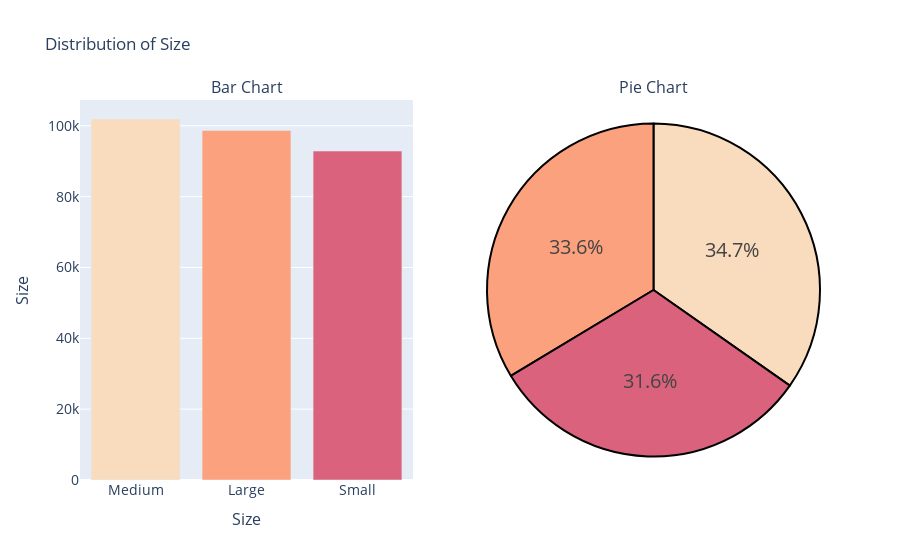

Notebook source saved alongside this figure:
### Code cell
colors = ['#F9DBBD','#FCA17D','#DA627D']
labels = train_df['Size'].value_counts().index
values = train_df['Size'].value_counts()

# Create Pie Chart
pie_chart = go.Figure(go.Pie(labels=labels, values = values))
pie_chart.update_traces(hoverinfo = 'label+value', textinfo = 'percent', textfont_size = 20,
                       marker=dict(colors=colors, line = dict(color='#000000', width=2)))

# Create Bar Chart
bar_chart = go.Figure(go.Bar(x = labels,y = values,marker_color=colors))

# Create Subplots

fig = sp.make_subplots(rows = 1,cols = 2, column_width = [0.5,0.5], specs = [[{'type':'bar'},{'type':'pie'}]],
                      subplot_titles = ('Bar Chart', 'Pie Chart'))

# Add charts to the subplot

fig.add_trace(bar_chart.data[0],row = 1,col = 1)
fig.add_trace(pie_chart.data[0],row = 1,col = 2)

# Update Layout

fig.update_layout(showlegend = False, title_text = 'Distribution of Size',
                 xaxis = dict(title = 'Size', titlefont_size = 16, tickfont_size = 14),
                 yaxis = dict(title = 'Size', titlefont_size = 16, tickfont_size = 14),
                 )

# show subplots
fig.show()

### Figure 1 — Plotly figure (JSON) as saved in the notebook; plotly's stock layout.template omitted (floating-point values rounded to 4 significant figures)
{"data": [{"marker": {"color": ["#F9DBBD", "#FCA17D", "#DA627D"]}, "type": "bar", "x": ["Medium", "Large", "Small"], "xaxis": "x", "y": [101906, 98643, 92856], "yaxis": "y"}, {"domain": {"x": [0.55, 1], "y": [0, 1]}, "hoverinfo": "label+value", "labels": ["Medium", "Large", "Small"], "marker": {"colors": ["#F9DBBD", "#FCA17D", "#DA627D"], "line": {"color": "#000000", "width": 2}}, "textfont": {"size": 20}, "textinfo": "percent", "type": "pie", "values": [101906, 98643, 92856]}], "layout": {"annotations": [{"font": {"size": 16}, "showarrow": false, "text": "Bar Chart", "x": 0.225, "xanchor": "center", "xref": "paper", "y": 1, "yanchor": "bottom", "yref": "paper"}, {"font": {"size": 16}, "showarrow": false, "text": "Pie Chart", "x": 0.775, "xanchor": "center", "xref": "paper", "y": 1, "yanchor": "bottom", "yref": "paper"}], "showlegend": false, "title": {"text": "Distribution of Size"}, "xaxis": {"anchor": "y", "domain": [0, 0.45], "tickfont": {"size": 14}, "title": {"font": {"size": 16}, "text": "Size"}}, "yaxis": {"anchor": "x", "domain": [0, 1], "tickfont": {"size": 14}, "title": {"font": {"size": 16}, "text": "Size"}}}}
